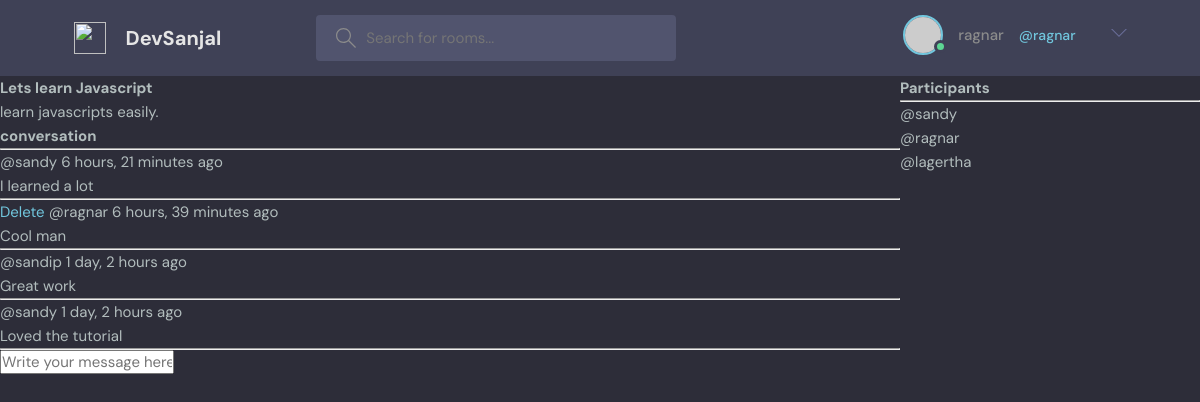
The page /room/1 (signed in) on the database its author committed.
### base/models.py (models this page shows, shortened)
class Room(models.Model):
    host = models.ForeignKey(User, on_delete=models.SET_NULL, null=True)
    topic = models.ForeignKey(Topic, on_delete=models.SET_NULL, null=True)
    name = models.CharField(max_length=256)
    description = models.TextField(null=True, blank=True)
    participants = models.ManyToManyField(User, related_name='participants', blank=True)
    updated = models.DateTimeField(auto_now=True)
    created = models.DateTimeField(auto_now_add=True)
    class Meta:
        ordering = ['-updated', '-created']

class Message(models.Model):
    user = models.ForeignKey(User,on_delete=models.CASCADE)
    room = models.ForeignKey(Room, on_delete=models.CASCADE)
    body = models.TextField()
    updated = models.DateTimeField(auto_now=True)
    created = models.DateTimeField(auto_now_add=True)
    class Meta:
        ordering = ['-updated', '-created']

### base/views.py (the view, shortened to what this page needs)
# urls.py: path('room/<str:pk>',views.room, name="room"),
def room(request,pk):
    room = Room.objects.get(id=pk)
    room_messages = room.message_set.all()
    participants = room.participants.all()
    context = {'room' : room , 'room_messages': room_messages, 'participants':participants}
    return render(request, 'base/room.html',context)

### base/templates/base/room.html (shortened to what this page needs)
{% extends 'main.html' %}
{% block content %}
<div class="room-container">
    <div>
        <h1>{{room.name}}</h1>
        <p>{{room.description}}</p>
        <div class="comment-wrapper">
            <h3>conversation</h3>
            <hr>
            {% for message in room_messages  %}
                <div>
                    {% if request.user == message.user %}
                    <a href="{% url 'delete-message' message.id%}">Delete</a>
                    {% endif %}
                    <small>@{{message.user}} {{ message.created| timesince}} ago</small>
                    <p>{{message.body}}</p>
                    <hr>
                </div>
            {% endfor %}
        </div>
        {% if request.user.is_authenticated %}
        <div class="comment-form">
            <form  method="POST" action="">
                <input type="text" name="body" placeholder="Write your message here"/>
            </form>
        </div>
        {% endif %}
    </div>
        <div>
            <h3>Participants</h3>
            <hr>
            {% for user in participants %}
                <div>
                    <p>@{{user.username}}</p>
                </div>
            {% endfor %}
        </div>
</div>
{% endblock content %}

### templates/nav.html (shortened to what this page needs)
<header class="header header--loggedIn">
    <div class="container">
      <a href="{% url 'home' %}" class="header__logo">
        <img src="static 'assets/logo.svg'" />
        <h1>DevSanjal</h1>
      </a>
      <form method="GET" class="header__search" action="{% url 'home' %}">
        <label>
          <input name="q" placeholder="Search for rooms..." />
        </label>
      </form>
      <nav class="header__menu">
        {% if request.user.is_authenticated %}
        <div class="header__user">
          <a href="profile.html">
            <div class="avatar avatar--medium active">
              <img src="https://randomuser.me/api/portraits/men/37.jpg" />
            </div>
            <p>{{request.user.username}}</p><span>@{{request.user.username}}</span></p>
          </a>
          <button class="dropdown-button">
            <svg version="1.1" xmlns="http://www.w3.org/2000/svg" width="32" height="32" viewBox="0 0 32 32">
              <title>chevron-down</title>
              <path d="M16 21l-13-13h-3l16 16 16-16h-3l-13 13z"></path>
            </svg>
          </button>
        </div>
        {% else %}
       <a href="{% url 'login' %}">
          <img src="./assets/avatar.svg" />
          <p>Login</p>
        </a>
        {% endif %}
      </nav>
    </div>
  </header>

### static/css/style.css (style rules this page uses)
:root { --color-main: #71c6dd; --color-main-light: #e1f6fb; --color-dark: #3f4156; --color-dark-medium: #51546e; --color-dark-light: #696d97; --color-light: #e5e5e5; --color-gray: #8b8b8b; --color-light-gray: #b2bdbd; --color-bg: #2d2d39; --color-success: #5dd693; --color-error: #fc4b0b; }
* { font-family: "DM Sans", -apple-system, BlinkMacSystemFont, "Segoe UI", Roboto, Oxygen, Ubuntu, Cantarell, "Open Sans", "Helvetica Neue", sans-serif; margin: 0; padding: 0; box-sizing: border-box; text-rendering: optimizeLegibility; font-size: inherit; }
html { font-size: 56.25%; }
@media only screen and (min-width: 1200px) { html { font-size: 62.5%; } }
body { line-height: 1.6; font-weight: 400; font-size: 1.5rem; color: var(--color-light-gray); background-color: var(--color-bg); min-height: 100vh; }
img { width: 100%; }
a { display: inline-block; color: var(--color-main); text-decoration: none; }
.container { max-width: 120rem; width: 90%; margin: auto; }
.avatar { position: relative; display: inline-block; border-radius: 50%; border: 2px solid var(--color-main); }
.avatar img { display: block; border-radius: 50%; object-fit: cover; object-position: center; }
.avatar::after { content: ""; display: block; position: absolute; background-color: var(--color-gray); z-index: 111; border-radius: 50%; border: 0.3rem solid var(--color-dark); }
.avatar.active::after { background-color: var(--color-success); }
.avatar.avatar--medium img { width: 3.6rem; height: 3.6rem; border-radius: 50%; }
.avatar.avatar--medium:after { width: 0.7rem; height: 0.7rem; bottom: 0px; right: -6px; }
.header { padding: 1.5rem; background-color: var(--color-dark); }
.header > .container { display: flex; gap: 9.5rem; }
.header__logo, .header__user { display: flex; gap: 2rem; align-items: center; }
.header__logo > img { height: 3.2rem; width: 3.2rem; }
.header__logo > h1 { font-weight: 700; font-size: 2rem; color: var(--color-light); }
.header__search > label { background-color: var(--color-dark-medium); padding: 1.3rem 1rem; display: flex; align-items: center; gap: 1rem; border-radius: 4px; }
.header__search svg { fill: var(--color-gray); width: 2rem; height: 2rem; margin-left: 1rem; }
.header__search input { width: 30rem; background: transparent; border: none; outline: none; color: var(--color-light); }
.header__menu { margin-left: auto; position: relative; }
.header__menu a { display: flex; gap: 1.5rem; align-items: center; font-weight: 500; text-decoration: none; color: var(--color-gray); }
.header__menu img { height: 3.6rem; }
.header__menu p { line-height: 1.2; }
.header__menu span { color: var(--color-main); font-weight: 500; font-size: 1.4rem; display: block; }
.header__menu svg { width: 1.6rem; height: 1.6rem; fill: var(--color-dark-light); }
.dropdown-button { background: transparent; border: 0; outline: 0; cursor: pointer; }

### base/templates/base/room.html (style rules this page uses)
.room-container { display: grid; grid-template-columns: 3fr 1fr; }

### rows shown on the page
Room: name "Lets learn Javascript", description "learn javascripts easily."
Message: user "sandy", created "6 hours, 21 minutes", body "I learned a lot"
Message: shows "Delete", user "ragnar", created "6 hours, 39 minutes", body "Cool man"
Message: user "sandip", created "1 day, 2 hours", body "Great work"
Message: user "sandy", created "1 day, 2 hours", body "Loved the tutorial"

### other values the page prints
{{ request.user.username }} "ragnar"
{{ user.username }} "sandy"
{{ user.username }} "ragnar"
{{ user.username }} "lagertha"
